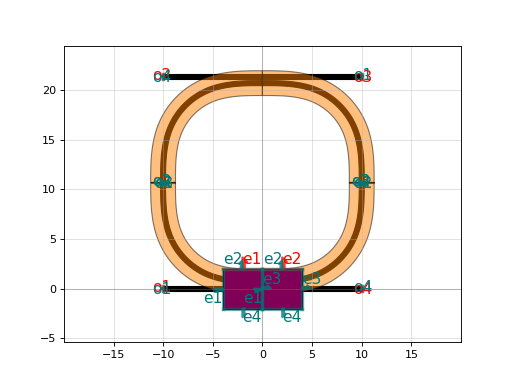

The Python source for this figure:
import gdsfactory as gf

c = gf.components.ring_double_heater(gap=0.2, radius=10.0, length_x=0.01, length_y=0.01, port_orientation=90, via_stack_offset=(0, 0))
c.plot()
